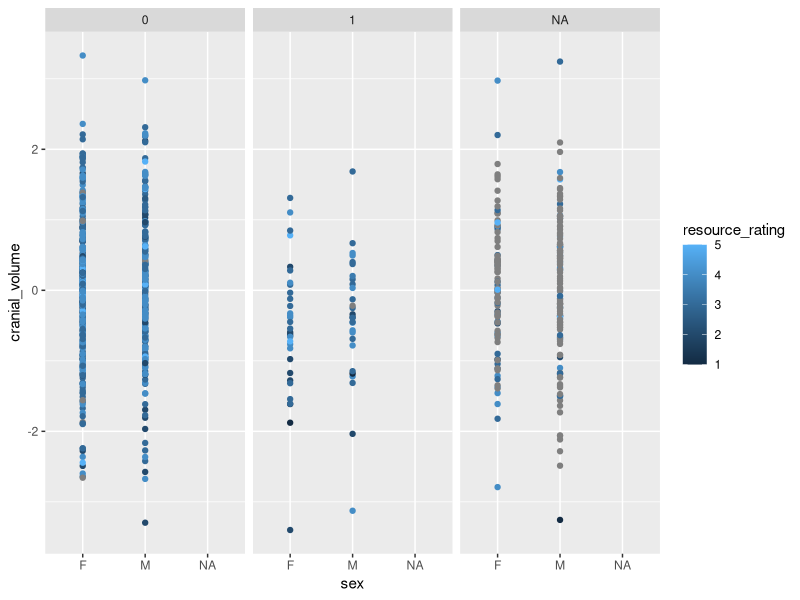
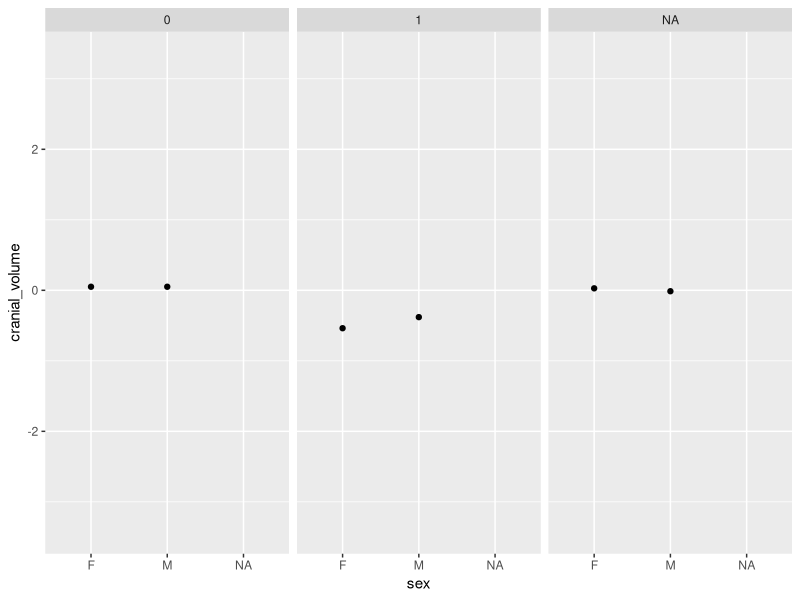
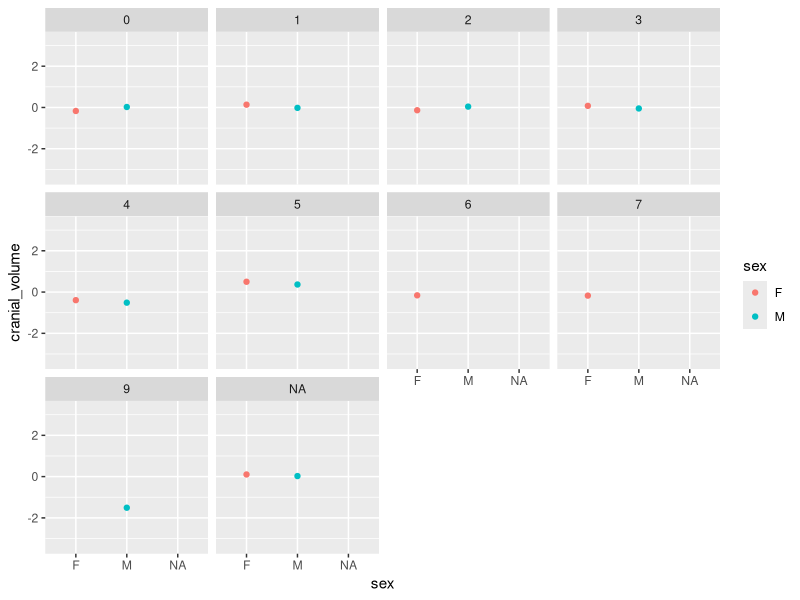
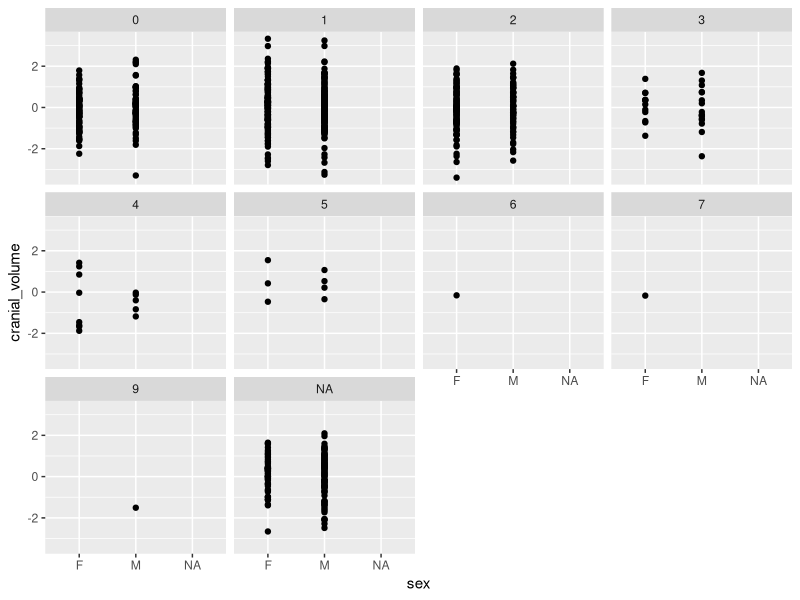
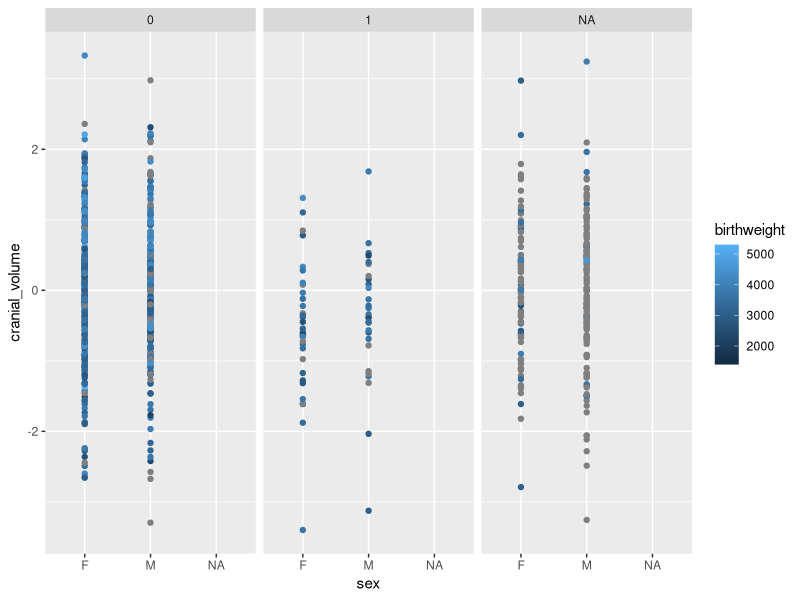
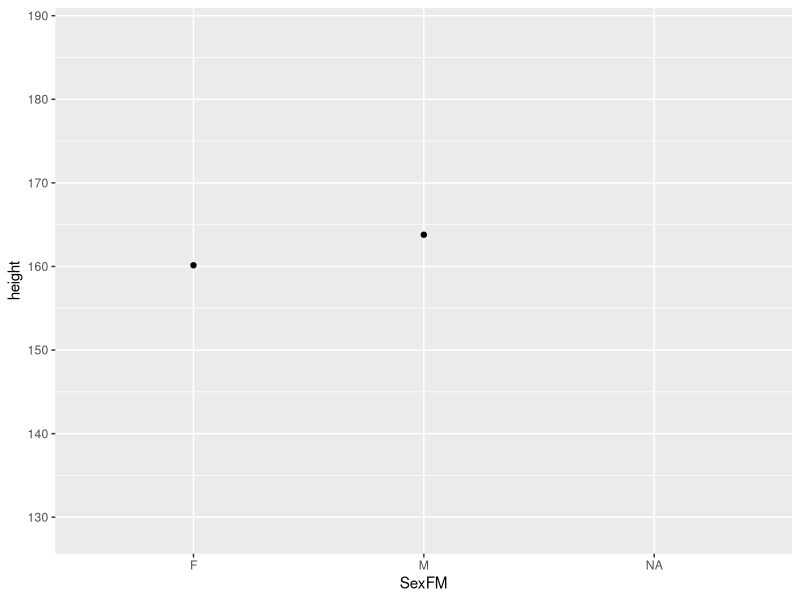
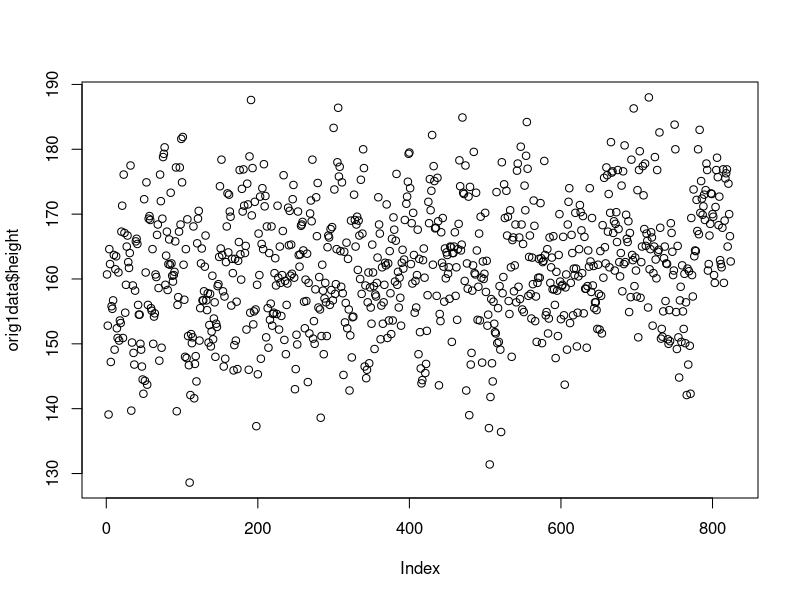
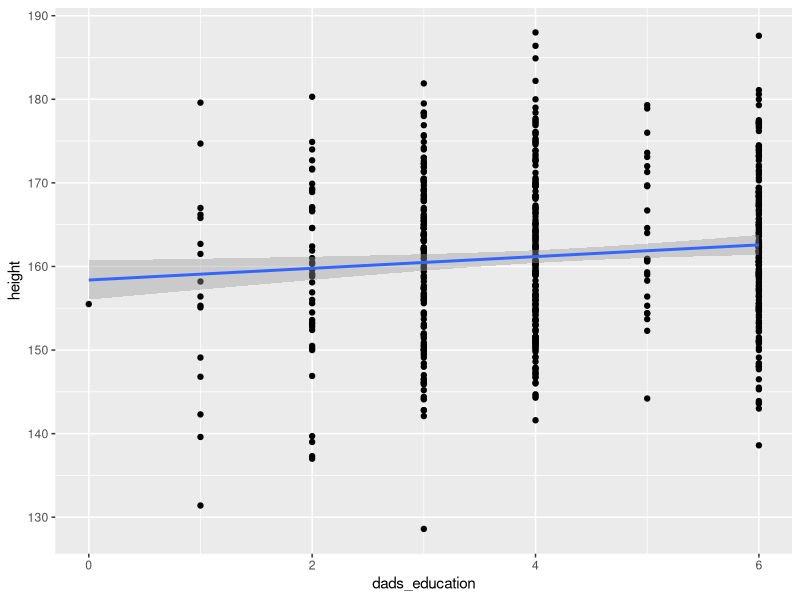

Write the R code that produced these figures, in order. (Note: this script raises an error after producing the figures.)
## ---- chunk 1
library(tidyverse)
## ---- chunk 2
knitr::opts_chunk$set(echo = TRUE)
## ---- chunk 3
library(readxl)
Df1dataset <- read_excel("Table1_The Role of Non-material Resources.XLSX")
## ---- chunk 4
origdata <- read.csv("data_2021_eng.csv")
names(origdata)
## ---- chunk 5
Df2dataset <- Df1dataset[ ,c(1)]
Df2dataset <- rename(Df2dataset, SexFM = sex)
## ---- chunk 6
orig1data <- cbind(Df2dataset,origdata)
## ---- chunk 7

ggplot(data = Df1dataset, aes(x = sex, y = cranial_volume, color= resource_rating))+
  geom_point()+
  facet_wrap(~father_has_primary_education)

## ---- chunk 8
ggplot(data = Df1dataset, aes(x = sex, y = cranial_volume)) + 
  stat_summary(fun=mean, fun.min = min, fun.max = max, geom = "point")+
  facet_wrap(~father_has_primary_education)
## ---- chunk 9
ggplot(data = Df1dataset, aes(x = sex, y = cranial_volume, color= sex)) + 
  stat_summary(fun=mean, fun.min = min, fun.max = max, geom = "point")+
  facet_wrap(~number_of_siblings)
## ---- chunk 10
ggplot(data = Df1dataset, aes(x = sex, y = cranial_volume), color=resource_rating) + 
geom_point()+
facet_wrap(~number_of_siblings)
## ---- chunk 11
ggplot (data = Df1dataset, aes(x = sex, y = cranial_volume, 
                               color= birthweight))+
  geom_point()+
  facet_wrap(~father_has_primary_education)
## ---- chunk 12
ggplot(data = orig1data, aes(x = SexFM, y = height)) + 
  stat_summary(fun=mean, fun.min = min, fun.max = max, geom = "point")
## ---- chunk 13
plot(orig1data$height)
## ---- chunk 14
p <- ggplot(orig1data, aes(x = dads_education , y = height))
p <- p + geom_point() + geom_smooth(method = lm)
p

## ---- chunk 15
orig1data %>% 
  ggplot(aes(dads_education, cran_vol)) +
  geom_point(shape = 1) + # Use hollow circles
  geom_smooth(method = "lm") + # Add linear regression line 
  geom_abline(slope = 1, intercept = 0, linetype = 2, colour = "red")
## ---- chunk 16
orig1data %>% drop_na(SexFM) %>% 
  ggplot(aes(parents_together, cran_vol, color=SexFM)) +
  geom_point(shape = 1) + # Use hollow circles
  geom_smooth(method = "lm") # Add linear regression line
## ---- chunk 17

orig1data %>% drop_na(SexFM) %>% filter(smoking < 0.5) %>% 
  ggplot(aes(mothers_weight, cran_vol, color=SexFM)) +
  geom_point(shape = 1) + # Use hollow circles
  geom_smooth(method = "lm")+ # Add linear regression line
  facet_wrap(~Max_edu_3)
  
## ---- chunk 18
 
ggplot(orig1data, aes(x=cran_vol, fill = SexFM)) + 
  geom_density(alpha = 0.5)+
  scale_y_continuous(expand = expansion(mult = c(0, 0.05)))+
  theme_minimal_hgrid(12)

orig1data %>% drop_na(age_yrs) %>%
ggplot(aes(x=age_yrs, fill = SexFM)) +
geom_density(alpha = 0.5)+
scale_y_continuous(expand = expansion(mult = c(0, 0.05)))+
theme_minimal_hgrid(12)
## ---- chunk 19
orig1data %>% drop_na(SexFM) %>% 
ggplot(aes(x = cran_vol, y = mothers_height)) +
  geom_point(aes(color = SexFM)) +
  facet_wrap(~dad_smokes)+
  geom_smooth(method = "lm")+
  scale_color_viridis_d()
## ---- chunk 20
Df1dataset %>% drop_na(sex) %>% 
ggplot( aes(x = sex, y = cranial_volume, color= birthweight))+
  geom_point()+
  facet_wrap(~father_has_primary_education)
## ---- chunk 21
Df1dataset %>% filter(Eur_per_family_member < 200) %>% 
ggplot(aes(x = Eur_per_family_member , y = cranial_volume))+ geom_point() +
  geom_jitter(width = 8)+
  geom_smooth(method = lm)

